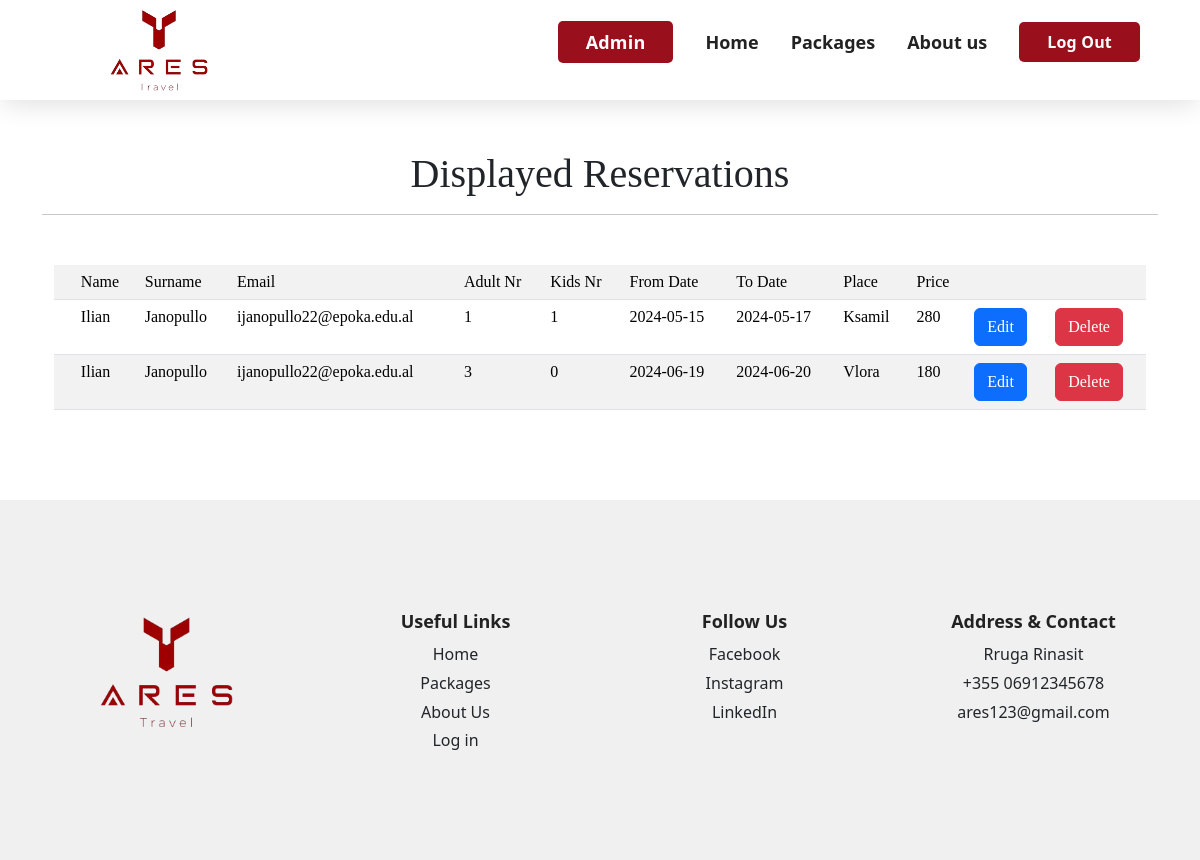
Page /manageReservations.php (signed in) on the committed database.
### tables this page shows
CREATE TABLE `reservations` (
  `id` int(11) NOT NULL,
  `name` varchar(50) NOT NULL,
  `surname` varchar(100) NOT NULL,
  `adults` int(11) NOT NULL,
  `kids` int(11) NOT NULL,
  `fromDate` date NOT NULL,
  `toDate` date NOT NULL,
  `totalPrice` int(11) NOT NULL,
  `place` varchar(100) NOT NULL,
  `email` varchar(100) NOT NULL
);

### manageReservations.php (the view, shortened to what this page needs)
<html>
    <head>
        <link rel="stylesheet" href="assets/stylesheets/general-styles.css" />
        <link rel="stylesheet" href="assets/stylesheets/hamburgers.css" />
        <link href="https://cdn.jsdelivr.net/npm/bootstrap@5.3.3/dist/css/bootstrap.min.css" rel="stylesheet">
    </head>
    <body>
        <?php require_once("header.php");
        ?>
        <div class="container" style="align-items: center; font-family: 'Times New Roman', Times, serif; text-align: center; margin-top: 20px; margin-bottom: 70px;">
            <h1 style="font-family: 'Times New Roman', Times, serif; text-align: center; margin-top: 50px;">Displayed Reservations</h1>
            <hr />
            <?php
            require_once("database.php");
            $records_per_page = 4;
            $page = 1;
            $offset = ($page - 1) * $records_per_page;
            $query = "SELECT * FROM reservations LIMIT $offset, $records_per_page";
            $stmt = $db->prepare($query);
            $stmt->execute();
            $stmt->store_result();
            $stmt->bind_result($id, $name, $surname, $adults, $kids, $fromDate, $toDate, $totalPrice, $place, $email);
            ?>
            <div class="container" style="align-items: center; font-family: 'Times New Roman', Times, serif; margin-top: 50px; margin-bottom: 90px;">
                <table class="table table-striped table-hover">
                <th>
                    <td>Name</td>
                    <td>Surname</td>
                    <td>Email</td>
                    <td>Adult Nr</td>
                    <td>Kids Nr</td>
                    <td>From Date</td>
                    <td>To Date</td>
                    <td>Place</td>
                    <td>Price</td>
                    <td></td>
                    <td></td>
                </th>
                <?php
                while ($stmt->fetch()) {
                    echo "<tr>
                    <td></td>
                    <td>$name</td>
                    <td>$surname</td>
                    <td>$email</td>
                    <td>$adults</td>
                    <td>$kids</td>
                    <td>$fromDate</td>
                    <td>$toDate</td>
                    <td>$place</td>
                    <td>$totalPrice</td>";
                    ?>
                    <form action="editReservations.php" method="post">
                    <td><button type="submit" name="reservationId" value="<?php echo $id;?>" class="btn btn-primary">Edit</button></td>
                    </form>
                    <form action="deleteReservations.php" method="post">
                    <td><button type="submit" name="reservationId" value="<?php echo $id;?>" class="btn btn-danger">Delete</button></td>
                    </form>
                    <?php
                    echo "</tr>";
                }
                ?>
                </table>
            </div>
        </div>
    </body>
</html>

### assets/stylesheets/general-styles.css (style rules this page uses)
* { margin: 0; padding: 0; box-sizing: border-box !important; }
*::before, *::after { box-sizing: border-box !important; }
body { background-color: #fafafa; color: #333; font-family: system-ui, -apple-system, BlinkMacSystemFont, "Segoe UI", Roboto, Oxygen, Ubuntu, Cantarell, "Open Sans", "Helvetica Neue", sans-serif !important; line-height: 1 !important; }
h1, h2, h3 { color: #222; font-weight: 700; }
img { display: block; max-width: 100%; height: auto; }
ul { padding-left: 0 !important; }
input, select, button, textarea { border: none; display: inline-block; background: none; line-height: inherit; font-size: inherit; font-family: inherit; }
.container { max-width: 1080px; margin: 0 auto; padding: 0 24px; }
.grid { display: grid; }
.grid-4-cols { grid-template-columns: repeat(2, 1fr); }
.gap-md { gap: 1rem; }
footer { background-color: #f0f0f0; padding: 7rem 0 6rem; }
.footer-logo { height: 120px; width: auto; margin-bottom: 1rem; object-fit: cover; }
.footer-heading { font-size: 18px; font-weight: 600; color: #222; text-align: center; margin-bottom: 1rem; }
.footer-list { list-style: none; display: flex; flex-direction: column; align-items: center; gap: 0.8rem; }
.footer-link:any-link { color: inherit; text-decoration: none; }
@media only screen and (min-width: 28em) { .gap-md { gap: 2rem; } }
@media only screen and (min-width: 53em) { .grid-4-cols { grid-template-columns: repeat(4, 1fr); } }
@media only screen and (min-width: 53em) { .gap-md { gap: 2.5rem; } }

### rows in the picture
reservations: name "Ilian", surname "Janopullo", email "ijanopullo22@epoka.edu.al", adults "1", kids "1", fromDate "2024-05-15", toDate "2024-05-17", place "Ksamil", totalPrice "280", $id 32 (drawn)
reservations: name "Ilian", surname "Janopullo", email "ijanopullo22@epoka.edu.al", adults "3", kids "0", fromDate "2024-06-19", toDate "2024-06-20", place "Vlora", totalPrice "180", $id 33 (drawn)
